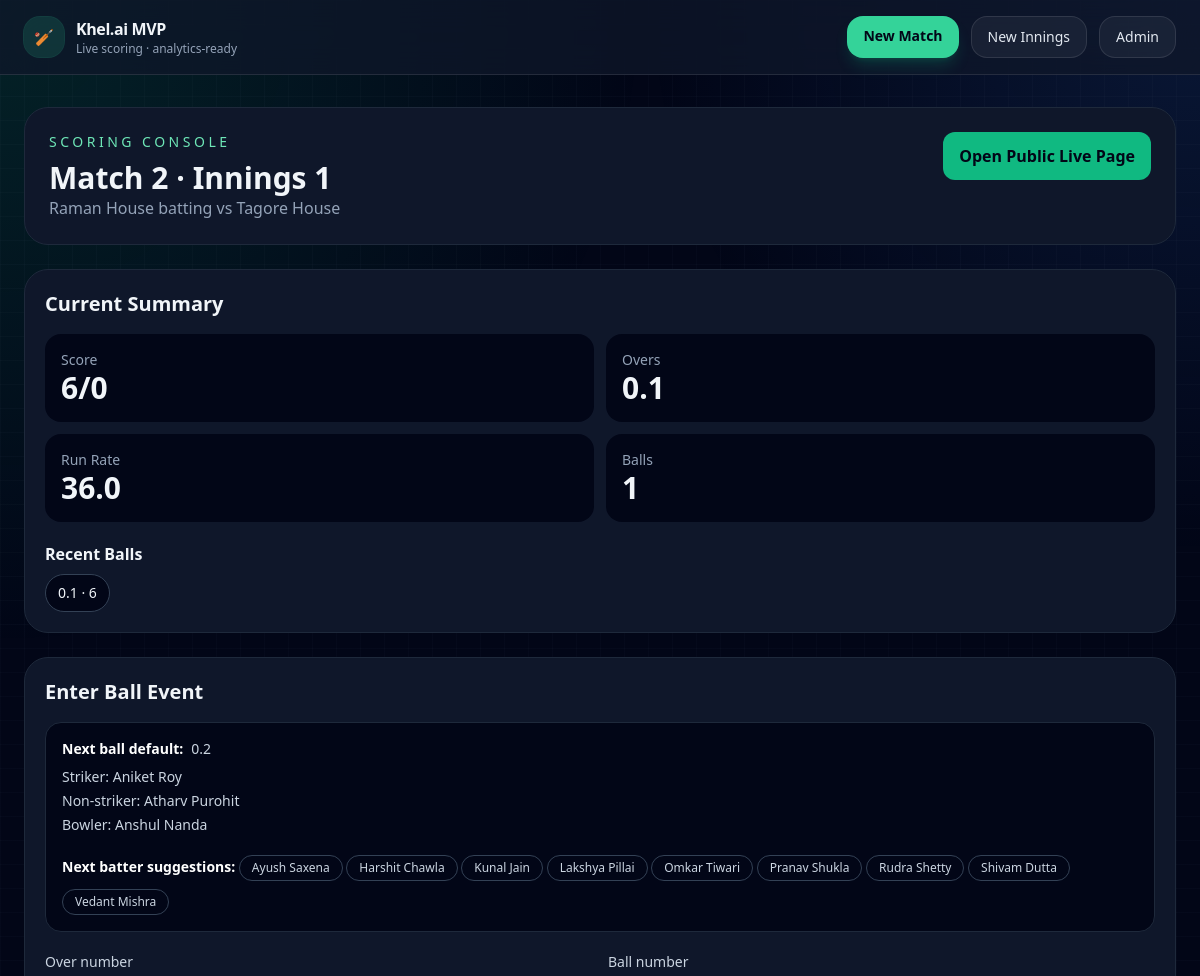
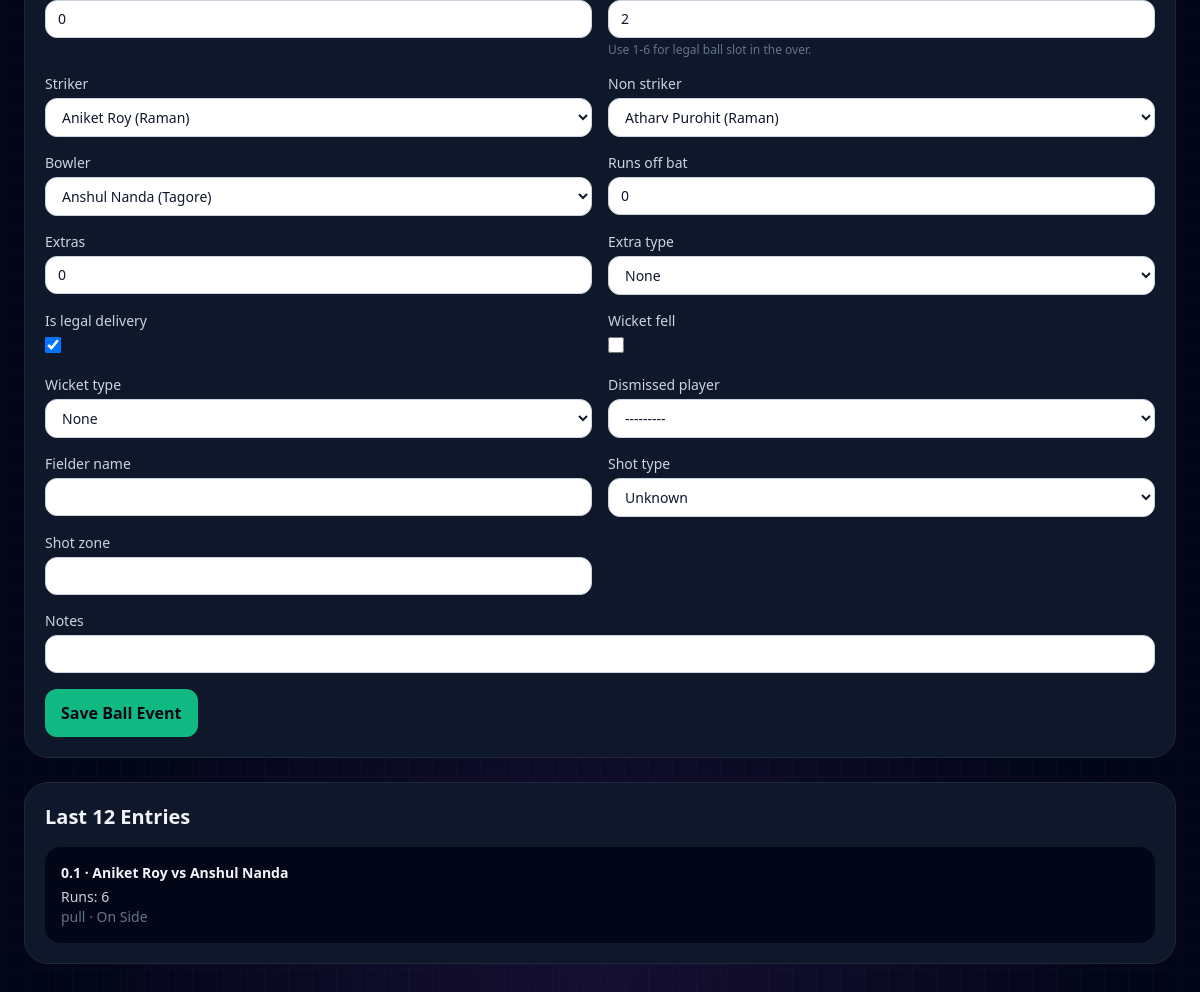
Screenshot of /innings/2/scoring/ with the database file from the repository (2 pictures, top to bottom).
### matches/models.py (models this page shows, shortened)
class Innings(models.Model):
    match = models.ForeignKey(Match, on_delete=models.CASCADE, related_name="innings")
    innings_number = models.PositiveSmallIntegerField()
    batting_team = models.ForeignKey(Team, on_delete=models.CASCADE, related_name="batting_innings")
    bowling_team = models.ForeignKey(Team, on_delete=models.CASCADE, related_name="bowling_innings")
    total_overs_limit = models.PositiveSmallIntegerField(default=20)
    is_complete = models.BooleanField(default=False)
    class Meta:
        unique_together = ("match", "innings_number")
        ordering = ["innings_number"]

class Match(models.Model):
    title = models.CharField(max_length=200)
    tournament_name = models.CharField(max_length=200, blank=True)
    venue = models.CharField(max_length=200, blank=True)
    match_date = models.DateField(null=True, blank=True)
    team_1 = models.ForeignKey(Team, on_delete=models.CASCADE, related_name="home_matches")
    team_2 = models.ForeignKey(Team, on_delete=models.CASCADE, related_name="away_matches")
    toss_winner = models.ForeignKey(
        Team,
        on_delete=models.SET_NULL,
        null=True,
        blank=True,
        related_name="toss_wins"
    )
    toss_decision = models.CharField(max_length=20, blank=True)
    status = models.CharField(max_length=30, default="live")
    stream_url = models.URLField(blank=True)
    class Meta:
        ordering = ["-id"]

class Team(models.Model):
    name = models.CharField(max_length=120, unique=True)
    short_name = models.CharField(max_length=12, blank=True)

class Player(models.Model):
    team = models.ForeignKey(Team, on_delete=models.CASCADE, related_name="players")
    name = models.CharField(max_length=120)
    jersey_number = models.PositiveIntegerField(null=True, blank=True)
    batting_hand = models.CharField(max_length=20, blank=True)
    bowling_style = models.CharField(max_length=50, blank=True)
    class Meta:
        unique_together = ("team", "name")
        ordering = ["team__name", "name"]
    def __str__(self):
        return f"{self.name} ({self.team.short_name or self.team.name})"

class BallEvent(models.Model):
    EXTRA_CHOICES = [
        ("", "None"),
        ("wide", "Wide"),
        ("no_ball", "No Ball"),
        ("bye", "Bye"),
        ("leg_bye", "Leg Bye"),
        ("penalty", "Penalty"),
    ]
    WICKET_CHOICES = [
        ("", "None"),
        ("bowled", "Bowled"),
        ("caught", "Caught"),
        ("lbw", "LBW"),
        ("run_out", "Run Out"),
        ("stumped", "Stumped"),
        ("hit_wicket", "Hit Wicket"),
        ("retired_out", "Retired Out"),
    ]
    SHOT_CHOICES = [
        ("", "Unknown"),
        ("defence", "Defence"),
        ("drive", "Drive"),
        ("cut", "Cut"),
        ("pull", "Pull"),
        ("sweep", "Sweep"),
        ("glance", "Glance"),
        ("lofted", "Lofted"),
    ]
    innings = models.ForeignKey(Innings, on_delete=models.CASCADE, related_name="ball_events")
    over_number = models.PositiveSmallIntegerField()
    ball_number = models.PositiveSmallIntegerField(help_text="Use 1-6 for legal ball slot in the over.")
    striker = models.ForeignKey(Player, on_delete=models.CASCADE, related_name="balls_faced_as_striker")
    non_striker = models.ForeignKey(Player, on_delete=models.CASCADE, related_name="balls_faced_as_non_striker")
    bowler = models.ForeignKey(Player, on_delete=models.CASCADE, related_name="balls_bowled")
    runs_off_bat = models.PositiveSmallIntegerField(default=0)
    extras = models.PositiveSmallIntegerField(default=0)
    extra_type = models.CharField(max_length=20, choices=EXTRA_CHOICES, blank=True)
    is_legal_delivery = models.BooleanField(default=True)
    wicket_fell = models.BooleanField(default=False)
    wicket_type = models.CharField(max_length=20, choices=WICKET_CHOICES, blank=True)
    dismissed_player = models.ForeignKey(
        Player,
        null=True,
        blank=True,
        on_delete=models.SET_NULL,
        related_name="dismissals"
    )
    fielder_name = models.CharField(max_length=120, blank=True)
    shot_type = models.CharField(max_length=20, choices=SHOT_CHOICES, blank=True)
    shot_zone = models.CharField(max_length=50, blank=True)
    notes = models.CharField(max_length=255, blank=True)
    created_at = models.DateTimeField(auto_now_add=True)
    class Meta:
        ordering = ["over_number", "ball_number", "id"]
    @property
    def total_runs(self):
        return self.runs_off_bat + self.extras

### matches/views.py (the view)
# urls.py: path("innings/<int:pk>/scoring/", views.innings_scoring, name="innings_scoring"),
def innings_scoring(request, pk):
    innings = get_object_or_404(
        Innings.objects.select_related("match", "batting_team", "bowling_team"),
        pk=pk
    )
    scoring_state = get_scoring_state(innings)
    form_kwargs = {
        "innings": innings,
        "scoring_state": scoring_state,
    }
    if request.method == "POST":
        form = BallEventForm(request.POST, **form_kwargs)
    else:
        form = BallEventForm(initial=scoring_state.as_form_initial(), **form_kwargs)
    if request.method == "POST" and form.is_valid():
        ball = form.save(commit=False)
        ball.innings = innings
        ball.save()
        messages.success(request, f"Ball {ball.over_number}.{ball.ball_number} saved.")
        return redirect("innings_scoring", pk=innings.pk)
    summary = innings_summary(innings)
    events = innings.ball_events.select_related("striker", "non_striker", "bowler").order_by("-id")[:12]
    suggested_batters = list(
        innings.batting_team.players.filter(id__in=scoring_state.suggested_next_batter_ids).order_by("name")
    )
    batting_players = innings.batting_team.players.in_bulk()
    bowling_players = innings.bowling_team.players.in_bulk()
    next_ball_context = {
        "over_number": scoring_state.over_number,
        "ball_number": scoring_state.ball_number,
        "striker_name": batting_players.get(scoring_state.striker_id).name if scoring_state.striker_id in batting_players else "",
        "non_striker_name": batting_players.get(scoring_state.non_striker_id).name if scoring_state.non_striker_id in batting_players else "",
        "bowler_name": bowling_players.get(scoring_state.bowler_id).name if scoring_state.bowler_id in bowling_players else "",
        "requires_new_bowler": scoring_state.requires_new_bowler,
    }
    return render(
        request,
        "matches/innings_scoring.html",
        {
            "innings": innings,
            "form": form,
            "scoring_state": scoring_state,
            "next_ball_context": next_ball_context,
            "summary": summary,
            "events": events,
            "suggested_batters": suggested_batters,
        },
    )

### matches/forms.py (shortened to what this page needs)
class BallEventForm(forms.ModelForm):
    class Meta:
        model = BallEvent
        fields = [
            "over_number",
            "ball_number",
            "striker",
            "non_striker",
            "bowler",
            "runs_off_bat",
            "extras",
            "extra_type",
            "is_legal_delivery",
            "wicket_fell",
            "wicket_type",
            "dismissed_player",
            "fielder_name",
            "shot_type",
            "shot_zone",
            "notes",
        ]
    def __init__(self, *args, innings=None, scoring_state=None, **kwargs):
        super().__init__(*args, **kwargs)
        self.innings = innings
        self.scoring_state = scoring_state
        if innings is not None:
            batting_qs = innings.batting_team.players.all().order_by("name")
            bowling_qs = innings.bowling_team.players.all().order_by("name")
            self.fields["striker"].queryset = batting_qs
            self.fields["non_striker"].queryset = batting_qs
            self.fields["dismissed_player"].queryset = batting_qs
            self.fields["bowler"].queryset = bowling_qs
        apply_form_control_styles(self.fields)

### matches/forms.py (called while the page is built)
def apply_form_control_styles(fields):
    for field in fields.values():
        css = (
            "w-full rounded-xl border border-slate-300 bg-white "
            "px-3 py-2 text-sm text-slate-900 placeholder:text-slate-400 "
            "focus:border-emerald-500 focus:outline-none"
        )
        if isinstance(field.widget, forms.CheckboxInput):
            field.widget.attrs.update({"class": "h-4 w-4 rounded border-slate-300"})
        else:
            field.widget.attrs.update({"class": css})

### matches/scoring.py (called while the page is built)
def _should_swap_strike(event):
    if event.extra_type == "wide":
        return max(event.extras - 1, 0) % 2 == 1
    if event.extra_type == "no_ball":
        return (event.runs_off_bat + max(event.extras - 1, 0)) % 2 == 1
    return event.total_runs % 2 == 1

def _available_batter_ids(innings, active_batter_ids):
    dismissed_ids = set()
    for event in innings.ball_events.filter(wicket_fell=True).only("dismissed_player_id", "striker_id"):
        dismissed_ids.add(event.dismissed_player_id or event.striker_id)
    excluded_ids = dismissed_ids | {player_id for player_id in active_batter_ids if player_id}
    return list(
        innings.batting_team.players.exclude(id__in=excluded_ids)
        .order_by("name")
        .values_list("id", flat=True)
    )

### matches/templates/matches/innings_scoring.html (shortened to what this page needs)
{% extends "matches/base.html" %}
{% block content %}
<section class="mb-6 rounded-3xl border border-slate-800 bg-slate-900 p-6">
  <div class="flex flex-wrap items-start justify-between gap-4">
    <div>
      <p class="mb-2 text-sm uppercase tracking-[0.25em] text-emerald-300">Scoring Console</p>
      <h1 class="text-3xl font-bold">{{ innings.match.title }} · Innings {{ innings.innings_number }}</h1>
      <p class="text-slate-400">{{ innings.batting_team.name }} batting vs {{ innings.bowling_team.name }}</p>
    </div>
    <a href="{% url 'live_match' innings.match.pk %}" class="rounded-xl bg-emerald-500 px-4 py-3 font-semibold text-slate-950">
      Open Public Live Page
    </a>
  </div>
</section>
<section class="grid gap-6 xl:grid-cols-[1.1fr_1.5fr_1fr]">
  <aside class="rounded-3xl border border-slate-800 bg-slate-900 p-5">
    <h2 class="mb-4 text-xl font-semibold">Current Summary</h2>
    <div class="grid grid-cols-2 gap-3">
      <div class="rounded-2xl bg-slate-950 p-4">
        <p class="text-sm text-slate-400">Score</p>
        <p class="text-3xl font-bold">{{ summary.total_runs }}/{{ summary.wickets }}</p>
      </div>
      <div class="rounded-2xl bg-slate-950 p-4">
        <p class="text-sm text-slate-400">Overs</p>
        <p class="text-3xl font-bold">{{ summary.overs }}</p>
      </div>
      <div class="rounded-2xl bg-slate-950 p-4">
        <p class="text-sm text-slate-400">Run Rate</p>
        <p class="text-3xl font-bold">{{ summary.run_rate }}</p>
      </div>
      <div class="rounded-2xl bg-slate-950 p-4">
        <p class="text-sm text-slate-400">Balls</p>
        <p class="text-3xl font-bold">{{ summary.legal_balls }}</p>
      </div>
    </div>
    <div class="mt-5">
      <h3 class="mb-2 font-semibold">Recent Balls</h3>
      <div class="flex flex-wrap gap-2">
        {% for ball in summary.recent_balls %}
          <span class="rounded-full border border-slate-700 bg-slate-950 px-3 py-2 text-sm">
            {{ ball.over_ball }} · {{ ball.label }}
          </span>
        {% empty %}
          <span class="text-sm text-slate-400">No balls entered yet.</span>
        {% endfor %}
      </div>
    </div>
  </aside>
  <section class="rounded-3xl border border-slate-800 bg-slate-900 p-5">
    <h2 class="mb-4 text-xl font-semibold">Enter Ball Event</h2>
    <div class="mb-5 rounded-2xl border border-slate-800 bg-slate-950 p-4 text-sm text-slate-300">
      <div class="mb-2 flex flex-wrap items-center gap-2">
        <span class="font-semibold text-white">Next ball default:</span>
        <span>{{ next_ball_context.over_number }}.{{ next_ball_context.ball_number }}</span>
      </div>
      <div class="flex flex-col gap-1">
        <span>Striker: {{ next_ball_context.striker_name|default:"Choose batter" }}</span>
        <span>Non-striker: {{ next_ball_context.non_striker_name|default:"Choose batter" }}</span>
        <span>Bowler: {{ next_ball_context.bowler_name|default:"Choose bowler" }}</span>
      </div>
      {% if suggested_batters %}
        <div class="mt-3">
          <span class="font-semibold text-white">Next batter suggestions:</span>
          {% for player in suggested_batters %}
            <span class="mt-2 inline-flex rounded-full border border-slate-700 px-3 py-1 text-xs">{{ player.name }}</span>
          {% endfor %}
        </div>
      {% endif %}
    </div>
    <form method="post" class="grid gap-4 md:grid-cols-2">
      {% for field in form %}
        <div class="{% if field.name == 'notes' %}md:col-span-2{% endif %}">
          <label class="mb-1 block text-sm font-medium text-slate-300">{{ field.label }}</label>
          {{ field }}
          {% if field.help_text %}
            <p class="mt-1 text-xs text-slate-500">{{ field.help_text }}</p>
          {% endif %}
        </div>
      {% endfor %}
      <div class="md:col-span-2">
        <button class="rounded-xl bg-emerald-500 px-4 py-3 font-semibold text-slate-950">
          Save Ball Event
        </button>
      </div>
    </form>
  </section>
  <aside class="rounded-3xl border border-slate-800 bg-slate-900 p-5">
    <h2 class="mb-4 text-xl font-semibold">Last 12 Entries</h2>
    <div class="space-y-3">
      {% for e in events %}
        <div class="rounded-2xl bg-slate-950 p-4 text-sm">
          <div class="mb-1 font-semibold">{{ e.over_number }}.{{ e.ball_number }} · {{ e.striker.name }} vs {{ e.bowler.name }}</div>
          <div class="text-slate-300">
            Runs: {{ e.total_runs }}
          </div>
          <div class="text-slate-500">{{ e.shot_type|default:"-" }} · {{ e.shot_zone|default:"-" }}</div>
        </div>
      {% empty %}
        <div class="rounded-2xl bg-slate-950 p-4 text-sm text-slate-400">
          No entries yet.
        </div>
      {% endfor %}
    </div>
  </aside>
</section>
{% endblock %}

### rows the page displays
Innings: match "Match 2", innings_number "1", batting_team.name "Raman House", bowling_team.name "Tagore House"
Player: striker_name "Aniket Roy"
Player: non_striker_name "Atharv Purohit"
Player: bowler_name "Anshul Nanda"
Player: name "Ayush Saxena"
Player: name "Harshit Chawla"
Player: name "Kunal Jain"
Player: name "Lakshya Pillai"
Player: name "Omkar Tiwari"
Player: name "Pranav Shukla"
Player: name "Rudra Shetty"
Player: name "Shivam Dutta"
Player: name "Vedant Mishra"
BallEvent: over_number "0", ball_number "1", striker.name "Aniket Roy", bowler.name "Anshul Nanda", total_runs "6", shot_type "pull", shot_zone "On Side"

### other values shown
{{ summary.total_runs }} "6"
{{ summary.wickets }} "0"
{{ summary.overs }} "0.1"
{{ summary.run_rate }} "36.0"
{{ summary.legal_balls }} "1"
{{ ball.over_ball }} "0.1"
{{ ball.label }} "6"
{{ next_ball_context.over_number }} "0"
{{ next_ball_context.ball_number }} "2"
{{ field.label }} "Over number" "Ball number" "Striker" "Non striker" "Bowler" "Runs off bat" "Extras" "Extra type" "Is legal delivery" "Wicket fell" "Wicket type" "Dismissed player" "Fielder name" "Shot type" "Shot zone" "Notes"
{{ field.help_text }} "Use 1-6 for legal ball slot in the over."
